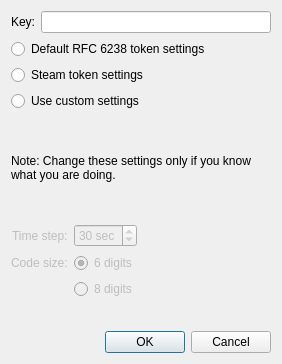
<?xml version="1.0" encoding="UTF-8"?>
<ui version="4.0">
 <class>SetupTotpDialog</class>
 <widget class="QDialog" name="SetupTotpDialog">
  <property name="geometry">
   <rect>
    <x>0</x>
    <y>0</y>
    <width>282</width>
    <height>364</height>
   </rect>
  </property>
  <property name="windowTitle">
   <string>Setup TOTP</string>
  </property>
  <layout class="QVBoxLayout" name="verticalLayout">
   <item>
    <layout class="QHBoxLayout" name="horizontalLayout_2">
     <item>
      <widget class="QLabel" name="label_3">
       <property name="text">
        <string>Key:</string>
       </property>
      </widget>
     </item>
     <item>
      <widget class="QLineEdit" name="seedEdit"/>
     </item>
    </layout>
   </item>
   <item>
    <layout class="QVBoxLayout" name="verticalLayout_2">
     <item>
      <widget class="QRadioButton" name="radioDefault">
       <property name="text">
        <string>Default RFC 6238 token settings</string>
       </property>
       <attribute name="buttonGroup">
        <string notr="true">settingsButtonGroup</string>
       </attribute>
      </widget>
     </item>
     <item>
      <widget class="QRadioButton" name="radioSteam">
       <property name="text">
        <string>Steam token settings</string>
       </property>
       <attribute name="buttonGroup">
        <string notr="true">settingsButtonGroup</string>
       </attribute>
      </widget>
     </item>
     <item>
      <widget class="QRadioButton" name="radioCustom">
       <property name="text">
        <string>Use custom settings</string>
       </property>
       <attribute name="buttonGroup">
        <string notr="true">settingsButtonGroup</string>
       </attribute>
      </widget>
     </item>
    </layout>
   </item>
   <item>
    <widget class="QLabel" name="label_4">
     <property name="text">
      <string>Note: Change these settings only if you know what you are doing.</string>
     </property>
     <property name="wordWrap">
      <bool>true</bool>
     </property>
    </widget>
   </item>
   <item>
    <layout class="QFormLayout" name="formLayout_3">
     <property name="fieldGrowthPolicy">
      <enum>QFormLayout::ExpandingFieldsGrow</enum>
     </property>
     <property name="rowWrapPolicy">
      <enum>QFormLayout::DontWrapRows</enum>
     </property>
     <property name="labelAlignment">
      <set>Qt::AlignRight|Qt::AlignTop|Qt::AlignTrailing</set>
     </property>
     <item row="1" column="0">
      <widget class="QLabel" name="stepLabel">
       <property name="enabled">
        <bool>false</bool>
       </property>
       <property name="text">
        <string>Time step:</string>
       </property>
      </widget>
     </item>
     <item row="3" column="1">
      <widget class="QRadioButton" name="radio8Digits">
       <property name="enabled">
        <bool>false</bool>
       </property>
       <property name="text">
        <string>8 digits</string>
       </property>
      </widget>
     </item>
     <item row="2" column="1">
      <widget class="QRadioButton" name="radio6Digits">
       <property name="enabled">
        <bool>false</bool>
       </property>
       <property name="text">
        <string>6 digits</string>
       </property>
       <property name="checked">
        <bool>true</bool>
       </property>
      </widget>
     </item>
     <item row="2" column="0">
      <widget class="QLabel" name="digitsLabel">
       <property name="enabled">
        <bool>false</bool>
       </property>
       <property name="text">
        <string>Code size:</string>
       </property>
      </widget>
     </item>
     <item row="1" column="1">
      <widget class="QSpinBox" name="stepSpinBox">
       <property name="enabled">
        <bool>false</bool>
       </property>
       <property name="suffix">
        <string> sec</string>
       </property>
       <property name="minimum">
        <number>1</number>
       </property>
       <property name="maximum">
        <number>60</number>
       </property>
       <property name="value">
        <number>30</number>
       </property>
      </widget>
     </item>
    </layout>
   </item>
   <item>
    <widget class="QDialogButtonBox" name="buttonBox">
     <property name="orientation">
      <enum>Qt::Horizontal</enum>
     </property>
     <property name="standardButtons">
      <set>QDialogButtonBox::Cancel|QDialogButtonBox::Ok</set>
     </property>
    </widget>
   </item>
  </layout>
 </widget>
 <resources/>
 <connections/>
 <buttongroups>
  <buttongroup name="settingsButtonGroup"/>
 </buttongroups>
</ui>
